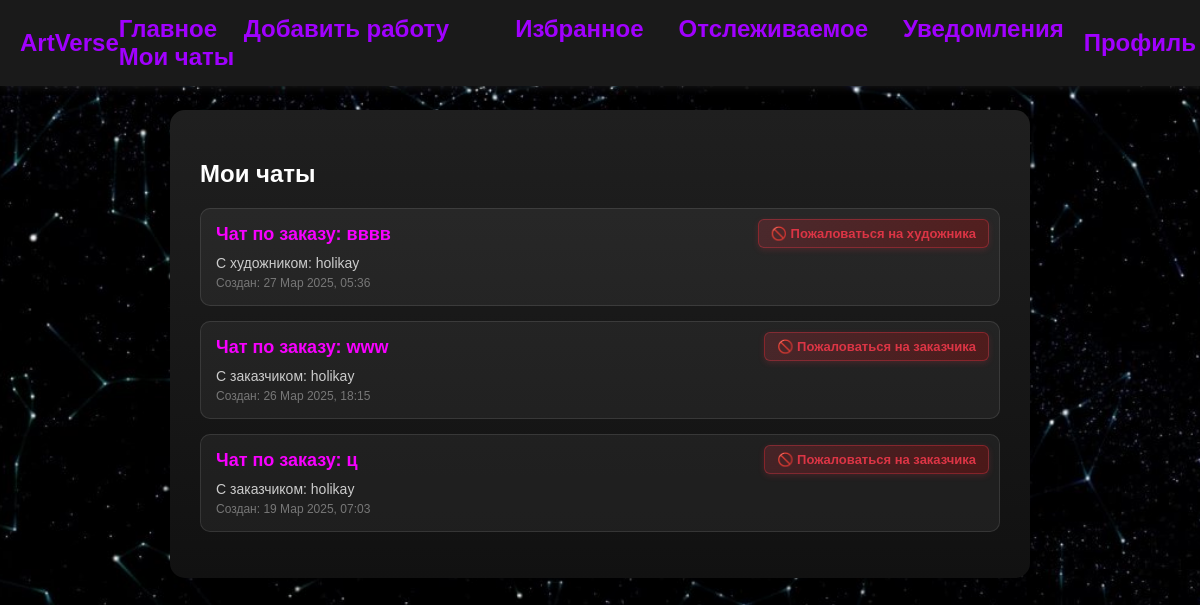
/users/chats/ (signed in), run on an earlier commit of the app's database.
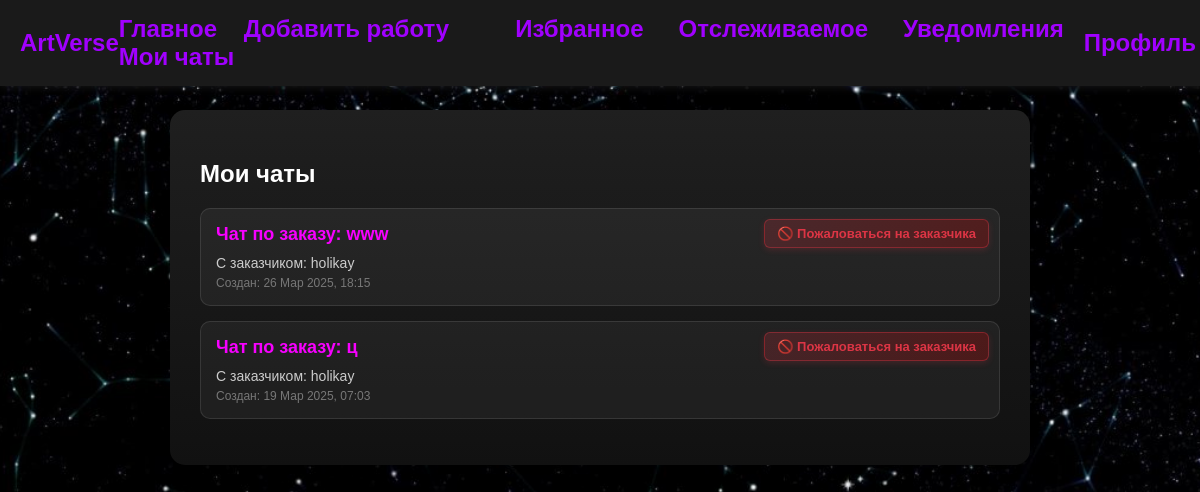
And on a later commit of the database.
### users/models.py (models this page shows, shortened)
class Chat(models.Model):
    order = models.ForeignKey(ArtworkForSale, on_delete=models.CASCADE, related_name='chats')
    customer = models.ForeignKey(User, on_delete=models.CASCADE, related_name='customer_chats')
    artist = models.ForeignKey(User, on_delete=models.CASCADE, related_name='artist_chats')
    created_at = models.DateTimeField(auto_now_add=True)

class ArtworkForSale(models.Model):
    CATEGORY_CHOICES = [
        ('Популярное', 'Популярное'),
        ('Природа', 'Природа'),
        ('Абстракция', 'Абстракция'),
        ('Аниме', 'Аниме'),
        ('Оригинальные персонажи', 'Оригинальные персонажи'),
        ('Фан-Арт', 'Фан-Арт'),
    ]
    user = models.ForeignKey(User, on_delete=models.CASCADE, related_name='artworks_for_sale')
    image = models.ImageField(upload_to='artworks/')
    title = models.CharField(max_length=255, verbose_name="Название работы")
    description = models.TextField(blank=True, verbose_name="Описание")
    price = models.DecimalField(max_digits=10, decimal_places=2, verbose_name="Цена")
    category = models.CharField(max_length=40, choices=CATEGORY_CHOICES, default='featured', verbose_name="Категория")
    is_sold = models.BooleanField(default=False, verbose_name="Продано")
    uploaded_at = models.DateTimeField(auto_now_add=True)

### users/views.py (the view)
# urls.py: path('chats/', views.chat_list, name='chat_list'),
@login_required
def chat_list(request):
    chats = Chat.objects.filter(customer=request.user) | Chat.objects.filter(artist=request.user)
    chats = chats.order_by('-created_at')  # Сортировка по дате создания (новые сверху)
    return render(request, 'users/chat_list.html', {'chats': chats})

### users/templates/users/chat_list.html
{% extends "base.html" %}
{% load static %}
{% block extra_css %}
<link rel="stylesheet" href="{% static 'users/css/chats.css' %}">
{% endblock %}
{% block content %}
<div class="chat-list-container">
    <h2>Мои чаты</h2>
    {% if chats %}
        <ul class="chat-list">
            {% for chat in chats %}
                <li class="chat-item">
                    <a href="{% url 'users:chat_detail' chat.id %}" class="chat-link">
                        <div class="chat-info">
                            <p class="chat-title">Чат по заказу: {{ chat.order.title }}</p>
                            <p class="chat-participants">
                                {% if chat.customer == request.user %}
                                    С художником: {{ chat.artist.username }}
                                {% else %}
                                    С заказчиком: {{ chat.customer.username }}
                                {% endif %}
                            </p>
                            <p class="chat-date">Создан: {{ chat.created_at|date:"d M Y, H:i" }}</p>
                        </div>
                    </a>
                    <div class="chat-actions">
                        {% if chat.customer == request.user %}
                            <a href="{% url 'users:report_user' chat.artist.id %}" class="report-link">🚫 Пожаловаться на художника</a>
                        {% elif chat.artist == request.user %}
                            <a href="{% url 'users:report_user' chat.customer.id %}" class="report-link">🚫 Пожаловаться на заказчика</a>
                        {% endif %}
                    </div>
                </li>
            {% endfor %}
        </ul>
    {% else %}
        <p>У вас пока нет активных чатов.</p>
    {% endif %}
</div>
{% endblock %}

What changed in the data, as far as the page shows it:
removed Chat: order "вввв", artist.username "holikay", created_at "27 Мар 2025, 05:36", shows "🚫 Пожаловаться на художника"
